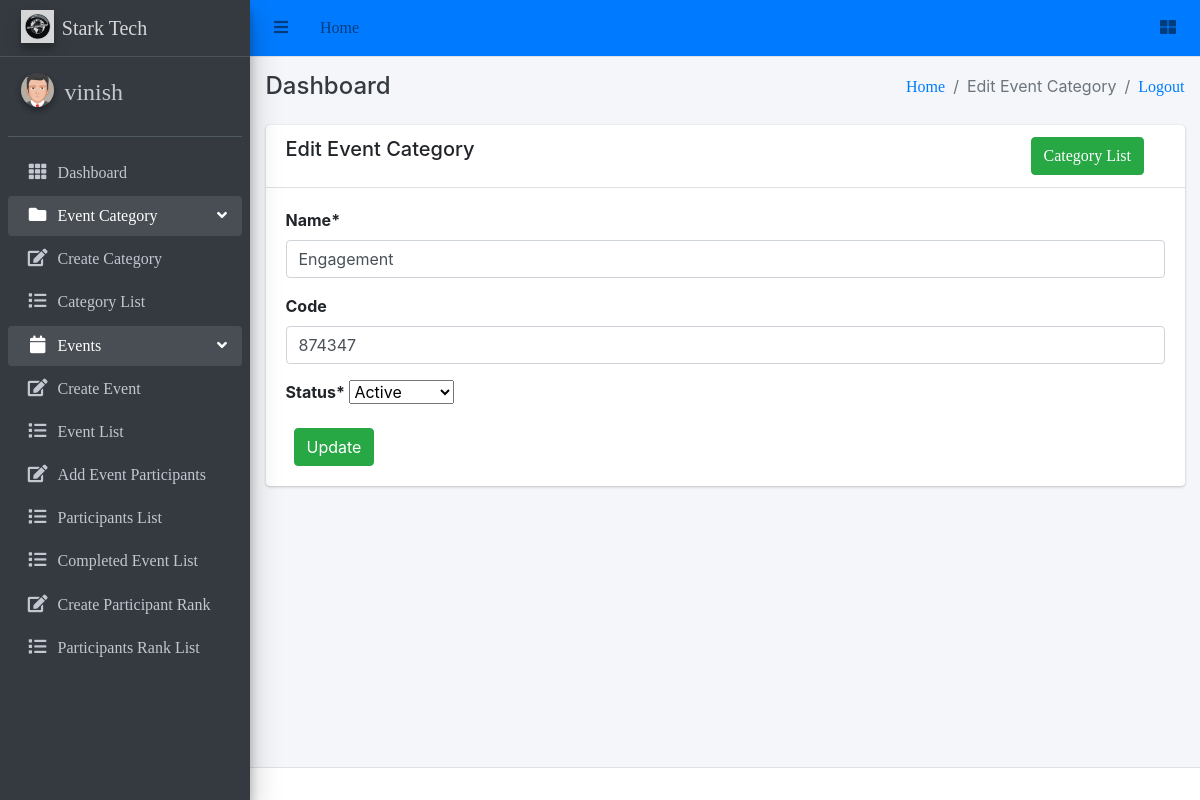
The page /events/category/1/edit/ (signed in) on the database its author committed.
### events/models.py (models this page shows, shortened)
class EventCategory(models.Model):
    name = models.CharField(max_length=255, unique=True)
    code = models.CharField(max_length=6, unique=True, blank=True)  # Auto-generated numeric code
    created_user = models.ForeignKey(User, on_delete=models.CASCADE, related_name='created_event_categories')
    updated_user = models.ForeignKey(User, on_delete=models.CASCADE, related_name='updated_event_categories')
    created_date = models.DateField(auto_now_add=True)
    updated_date = models.DateField(auto_now=True)
    status_choice = (
        ('upcoming', 'Upcoming'),
        ('active', 'Active'),
        ('deleted', 'Deleted'),
        ('completed', 'Completed'),
    )
    status = models.CharField(choices=status_choice, max_length=10)

### events/views.py (the view)
# urls.py: path('category/<int:pk>/edit/', EventCategoryUpdateView.as_view(), name='edit-event-category'),
class EventCategoryUpdateView(LoginRequiredMixin, UpdateView):
    login_url = 'login'
    model = EventCategory
    fields = ['name', 'code', 'status']
    template_name = 'events/edit_event_category.html'

### templates/events/edit_event_category.html (shortened to what this page needs)
{% extends 'base/base.html' %}
{% block breadcrumb %}Edit Event Category{% endblock breadcrumb %}
{% load crispy_forms_tags %}
{% block content %}
    <div class="row">
        <div class="col-md-12">
            <div class="card">
                <div class="card-header">
                    <div class="row">
                        <div class="col-md-10">
                            <h5>Edit Event Category</h5>
                        </div>
                        <div class="col-md-2">
                            <a class="btn btn-success" href="{% url 'event-category-list' %}">Category List</a>
                        </div>
                    </div>
                </div>
                <div class="card-body">
                    <form method="post" enctype="multipart/form-data">
                        {{ form|crispy  }}
                        <button class="btn btn-success ml-2" type="submit">Update</button>
                    </form>
                </div>
            </div>
        </div>
    </div>
{% endblock content %}

### templates/base/sidebar.html
{% load static %}
<aside class="main-sidebar sidebar-dark-primary elevation-4">
    <a href="#" class="brand-link">
      <img src="{% static 'img/stark_tech_logo1.jpg' %}" alt="Logo" class="brand-image elevation-3"
           style="opacity: .8">
          <span class="brand-text font-weight-light">Stark Tech</span>
    </a>
    <div class="sidebar">
      <div class="user-panel mt-3 pb-3 mb-3 d-flex">
        <div class="image">
          <img src="{% static 'img/avatar5.png' %}" class="img-circle elevation-2" alt="User Image">
        </div>
        <div class="info">
          <a href="#" class="d-block"><h4>{{ request.user.username }}</h4></a>
        </div>
      </div>
      <nav class="mt-2">
        <ul class="nav nav-pills nav-sidebar flex-column" data-widget="treeview" role="menu" data-accordion="false">
          <li class="nav-item">
            <a href="{% url 'dashboard' %}" class="nav-link">
              <i class="nav-icon fas fa-th"></i>
              <p>
                Dashboard
              </p>
            </a>
          </li>
          <li class="nav-item has-treeview menu-open">
            <a href="#" class="nav-link">
              <i class="nav-icon fas fa-folder"></i>
              <p>
                Event Category
                <i class="right fas fa-angle-left"></i>
              </p>
            </a>
            <ul class="nav nav-treeview">
              <li class="nav-item">
                <a href="{% url 'create-event-category' %}" class="nav-link">
                  <i class="far fa fa-edit nav-icon"></i>
                  <p>Create Category</p>
                </a>
              </li>
              <li class="nav-item">
                <a href="{% url 'event-category-list' %}" class="nav-link">
                  <i class="far fa fa-list nav-icon"></i>
                  <p>Category List</p>
                </a>
              </li>
            </ul>
          </li>
          <li class="nav-item has-treeview menu-open">
            <a href="#" class="nav-link">
              <i class="nav-icon fas fa-calendar"></i>
              <p>
                Events
                <i class="right fas fa-angle-left"></i>
              </p>
            </a>
            <ul class="nav nav-treeview">
              <li class="nav-item">
                <a href="{% url 'event-create' %}" class="nav-link">
                  <i class="far fa fa-edit nav-icon"></i>
                  <p>Create Event</p>
                </a>
              </li>
              <li class="nav-item">
                <a href="{% url 'event-list' %}" class="nav-link">
                  <i class="far fa fa-list nav-icon"></i>
                  <p>Event List</p>
                </a>
              </li>
              <li class="nav-item">
                <a href="{% url 'add-event-member' %}" class="nav-link">
                  <i class="far fa fa-edit nav-icon"></i>
                  <p>Add Event Participants</p>
                </a>
              </li>
              <li class="nav-item">
                <a href="{% url 'join-event-list' %}" class="nav-link">
                  <i class="far fa fa-list nav-icon"></i>
                  <p>Participants List</p>
                </a>
              </li>
              <li class="nav-item">
                <a href="{% url 'complete-event' %}" class="nav-link">
                  <i class="far fa fa-list nav-icon"></i>
                  <p>Completed Event List</p>
                </a>
              </li>
              <li class="nav-item">
                <a href="{% url 'create-user-mark' %}" class="nav-link">
                  <i class="far fa fa-edit nav-icon"></i>
                  <p>Create Participant Rank</p>
                </a>
              </li>
              <li class="nav-item">
                <a href="{% url 'user-mark' %}" class="nav-link">
                  <i class="far fa fa-list nav-icon"></i>
                  <p>Participants Rank List</p>
                </a>
              </li>
            </ul>
          </li>
        </ul>
      </nav>
    </div>
  </aside>

### rows shown on the page
EventCategory: name "Engagement", code "874347", status "Active"

### other values the page prints
{{ request.user.username }} "vinish"
